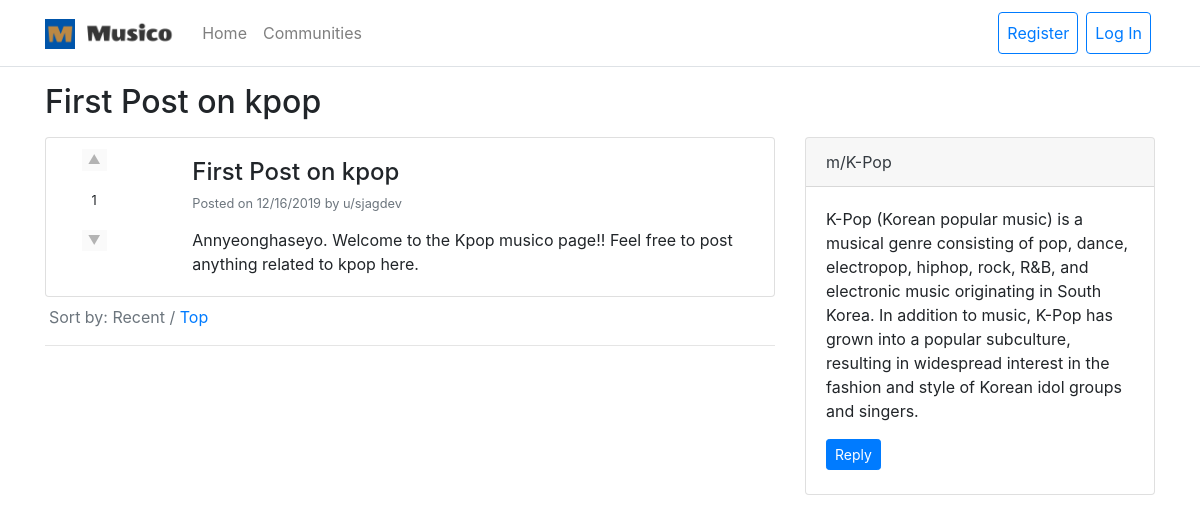
Page /community/K-Pop/post/First Post on kpop on the committed database.
### flaskeddit/models.py (models this page shows, shortened)
class Post(db.Model):
    id = db.Column(db.Integer, primary_key=True)
    title = db.Column(db.String(255), nullable=False)
    post = db.Column(db.Text, nullable=False)
    date_created = db.Column(
        db.DateTime, nullable=False, default=datetime.datetime.utcnow
    )
    user_id = db.Column(db.Integer, db.ForeignKey("app_user.id"), nullable=False)
    community_id = db.Column(db.Integer, db.ForeignKey("community.id"), nullable=False)
    replies = db.relationship(
        "Reply", backref="post", lazy="dynamic", cascade="all, delete-orphan"
    )
    post_votes = db.relationship(
        "PostVote", backref="post", lazy="dynamic", cascade="all, delete-orphan"
    )

class AppUser(db.Model, UserMixin):
    id = db.Column(db.Integer, primary_key=True)
    username = db.Column(db.String(255), unique=True, nullable=False)
    email = db.Column(db.String(255), unique=True, nullable=False)
    password = db.Column(db.String(255), nullable=False)
    date_created = db.Column(
        db.DateTime, nullable=False, default=datetime.datetime.utcnow
    )
    otp_secret = db.Column(db.String(16), nullable=False)
    communities = db.relationship(
        "Community", backref="app_user", lazy="dynamic", cascade="all, delete-orphan"
    )
    posts = db.relationship(
        "Post", backref="app_user", lazy="dynamic", cascade="all, delete-orphan"
    )
    replies = db.relationship(
        "Reply", backref="app_user", lazy="dynamic", cascade="all, delete-orphan"
    )
    post_votes = db.relationship(
        "PostVote", backref="app_user", lazy="dynamic", cascade="all, delete-orphan"
    )
    reply_votes = db.relationship(
        "ReplyVote", backref="app_user", lazy="dynamic", cascade="all, delete-orphan"
    )
    community_members = db.relationship(
        "CommunityMember",
        backref="app_user",
        lazy="dynamic",
        cascade="all, delete-orphan",
    )

class Community(db.Model):
    id = db.Column(db.Integer, primary_key=True)
    name = db.Column(db.String(255), unique=True, nullable=False)
    description = db.Column(db.Text, nullable=False)
    date_created = db.Column(
        db.DateTime, nullable=False, default=datetime.datetime.utcnow
    )
    user_id = db.Column(db.Integer, db.ForeignKey("app_user.id"), nullable=False)
    posts = db.relationship(
        "Post", backref="community", lazy="dynamic", cascade="all, delete-orphan"
    )
    community_members = db.relationship(
        "CommunityMember",
        backref="community",
        lazy="dynamic",
        cascade="all, delete-orphan",
    )

### flaskeddit/post/routes.py (the view)
@post_blueprint.route("/community/<string:name>/post/<string:title>")
def post(name, title):
    page = int(request.args.get("page", 1))
    post = post_service.get_post_with_votes(title, name)
    if post:
        replies = post_service.get_post_replies(post.id, page, False)
        return render_template("post.html", tab="recent", post=post, replies=replies)
    else:
        abort(404)

### flaskeddit/post/post_service.py (called while the page is built)
def get_post_with_votes(title, community_name):
    post = (
        db.session.query(
            Post.id,
            Post.title,
            Post.post,
            Post.date_created,
            Post.user_id,
            db.func.coalesce(db.func.sum(PostVote.vote), 0).label("votes"),
            AppUser.username,
            Community.name.label("community_name"),
            Community.description.label("community_description"),
        )
        .join(AppUser, Post.user_id == AppUser.id)
        .join(Community, Post.community_id == Community.id)
        .outerjoin(PostVote, Post.id == PostVote.post_id)
        .filter(Post.title == title)
        .filter(Community.name == community_name)
        .group_by(Post.id, AppUser.id, Community.id)
        .first()
    )
    return post

def get_post_replies(post_id, page, ordered_by_votes):
    ordered_by = Reply.date_created.desc()
    if ordered_by_votes:
        ordered_by = db.literal_column("votes").desc()
    replies = (
        db.session.query(
            Reply.id,
            Reply.reply,
            Reply.user_id,
            Reply.date_created,
            db.func.coalesce(db.func.sum(ReplyVote.vote), 0).label("votes"),
            AppUser.username,
        )
        .join(AppUser, Reply.user_id == AppUser.id)
        .outerjoin(ReplyVote, Reply.id == ReplyVote.reply_id)
        .filter(Reply.post_id == post_id)
        .group_by(Reply.id, AppUser.id)
        .order_by(ordered_by)
        .paginate(page=page, per_page=5)
    )
    return replies

### flaskeddit/templates/post.html (shortened to what this page needs)
{% extends "base.html" %} {% block content %}
<h2 class="mb-3">{{ post.title }}</h2>
<div class="row">
  <div class="col-8">
    <div class="card mb-2">
      <div class="row">
        <div class="col-2">
          <ul class="list-group text-center border-0">
            <li class="list-group-item py-1 my-1 border-0">
              <form
                action="{{ url_for('post.upvote_post', name=post.community_name, title=post.title) }}"
                method="POST"
              >
                <small
                  ><input
                    class="border-0"
                    type="submit"
                    value="▲"
                    {% if not current_user.is_authenticated %}disabled{% endif %}
                /></small>
              </form>
            </li>
            <li class="list-group-item py-1 my-1 border-0">
              <small>{{ post.votes }}</small>
            </li>
            <li class="list-group-item py-1 my-1 border-0">
              <form
                action="{{ url_for('post.downvote_post', name=post.community_name, title=post.title) }}"
                method="POST"
              >
                <small
                  ><input
                    class="border-0"
                    type="submit"
                    value="▼"
                    {% if not current_user.is_authenticated %}disabled{% endif %}
                /></small>
              </form>
            </li>
          </ul>
        </div>
        <div class="col-10">
          <div class="card-body">
            <h4 class="card-title">
              {{ post.title }}
            </h4>
            <h6 class="card-subtitle text-muted mb-3">
              <small
                >Posted on {{ post.date_created.strftime("%m/%d/%Y") }} by
                <a
                  class="text-muted"
                  href="{{ url_for('user.app_user', username=post.username) }}"
                  >u/{{ post.username }}</a
                >
              </small>
            </h6>
            <p class="card-text">
              {{ post.post }}
            </p>
          </div>
        </div>
      </div>
    </div>
    <p class="text-muted ml-1">
      Sort by:
      {% if tab == "recent" %}
        Recent /
        <a
          href="{{ url_for('post.top_post', name=post.community_name, title=post.title) }}"
          >Top</a
        >
      {% elif tab == "top" %}
        <a
          href="{{ url_for('post.post', name=post.community_name, title=post.title) }}"
          >Recent</a
        >
        / Top
      {% endif %}
    </p>
    <hr />
  </div>
  <div class="col-4">
    <div class="card">
      <div class="card-header">
        <a
          class="text-dark"
          href="{{ url_for('community.community', name=post.community_name) }}"
          >m/{{ post.community_name }}</a
        >
      </div>
      <div class="card-body">
        <p class="card-text">
          {{ post.community_description }}
        </p>
        <div class="container-fluid">
          <div class="row">
            <a
              href="{{ url_for('reply.reply', name=post.community_name, title=post.title) }}"
              class="btn btn-sm btn-primary mb-1"
              >Reply</a
            >
          </div>
        </div>
      </div>
    </div>
  </div>
</div>
{% endblock %}

### rows in the picture
Post: title "First Post on kpop", post "Annyeonghaseyo. Welcome to the Kpop musico page!! Feel free to post anything related to kpop here."
AppUser: username "sjagdev"
Community: community_name "K-Pop", community_description "K-Pop (Korean popular music) is a musical genre consisting of pop, dance, electropop, hiphop, rock, R&B, and electronic music originating in South Korea. In addition to music, K-Pop has grown into a popular subculture, resulting in widespread interest in the fashion and style of Korean idol groups and singers."

### other values in the picture
{{ post.votes }} "1"
{{ post.date_created.strftime("%m/%d/%Y") }} "12/16/2019"
